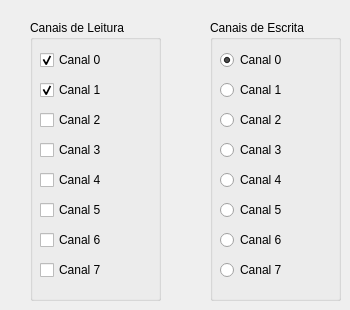
    <widget class="QWidget" name="tab_2">
     <attribute name="title">
      <string>Conectividade</string>
     </attribute>
     <widget class="QGroupBox" name="groupBox_2">
      <property name="geometry">
       <rect>
        <x>30</x>
        <y>20</y>
        <width>131</width>
        <height>281</height>
       </rect>
      </property>
      <property name="title">
       <string>Canais de Leitura</string>
      </property>
      <widget class="QCheckBox" name="checkBox">
       <property name="geometry">
        <rect>
         <x>10</x>
         <y>30</y>
         <width>86</width>
         <height>20</height>
        </rect>
       </property>
       <property name="text">
        <string>Canal 0</string>
       </property>
       <property name="checked">
        <bool>true</bool>
       </property>
      </widget>
      <widget class="QCheckBox" name="checkBox_2">
       <property name="geometry">
        <rect>
         <x>10</x>
         <y>60</y>
         <width>86</width>
         <height>20</height>
        </rect>
       </property>
       <property name="text">
        <string>Canal 1</string>
       </property>
       <property name="checked">
        <bool>true</bool>
       </property>
      </widget>
      <widget class="QCheckBox" name="checkBox_3">
       <property name="geometry">
        <rect>
         <x>10</x>
         <y>90</y>
         <width>86</width>
         <height>20</height>
        </rect>
       </property>
       <property name="text">
        <string>Canal 2</string>
       </property>
      </widget>
      <widget class="QCheckBox" name="checkBox_4">
       <property name="geometry">
        <rect>
         <x>10</x>
         <y>120</y>
         <width>86</width>
         <height>20</height>
        </rect>
       </property>
       <property name="text">
        <string>Canal 3</string>
       </property>
      </widget>
      <widget class="QCheckBox" name="checkBox_5">
       <property name="geometry">
        <rect>
         <x>10</x>
         <y>150</y>
         <width>86</width>
         <height>20</height>
        </rect>
       </property>
       <property name="text">
        <string>Canal 4</string>
       </property>
      </widget>
      <widget class="QCheckBox" name="checkBox_6">
       <property name="geometry">
        <rect>
         <x>10</x>
         <y>180</y>
         <width>86</width>
         <height>20</height>
        </rect>
       </property>
       <property name="text">
        <string>Canal 5</string>
       </property>
      </widget>
      <widget class="QCheckBox" name="checkBox_7">
       <property name="geometry">
        <rect>
         <x>10</x>
         <y>210</y>
         <width>86</width>
         <height>20</height>
        </rect>
       </property>
       <property name="text">
        <string>Canal 6</string>
       </property>
      </widget>
      <widget class="QCheckBox" name="checkBox_8">
       <property name="geometry">
        <rect>
         <x>10</x>
         <y>240</y>
         <width>86</width>
         <height>20</height>
        </rect>
       </property>
       <property name="text">
        <string>Canal 7</string>
       </property>
      </widget>
     </widget>
     <widget class="QGroupBox" name="groupBox">
      <property name="geometry">
       <rect>
        <x>210</x>
        <y>20</y>
        <width>131</width>
        <height>281</height>
       </rect>
      </property>
      <property name="title">
       <string>Canais de Escrita</string>
      </property>
      <widget class="QRadioButton" name="canal0">
       <property name="geometry">
        <rect>
         <x>10</x>
         <y>30</y>
         <width>100</width>
         <height>20</height>
        </rect>
       </property>
       <property name="text">
        <string>Canal 0</string>
       </property>
       <property name="checked">
        <bool>true</bool>
       </property>
      </widget>
      <widget class="QRadioButton" name="canal1">
       <property name="geometry">
        <rect>
         <x>10</x>
         <y>60</y>
         <width>100</width>
         <height>20</height>
        </rect>
       </property>
       <property name="text">
        <string>Canal 1</string>
       </property>
      </widget>
      <widget class="QRadioButton" name="canal6">
       <property name="geometry">
        <rect>
         <x>10</x>
         <y>210</y>
         <width>100</width>
         <height>20</height>
        </rect>
       </property>
       <property name="text">
        <string>Canal 6</string>
       </property>
      </widget>
      <widget class="QRadioButton" name="canal3">
       <property name="geometry">
        <rect>
         <x>10</x>
         <y>120</y>
         <width>100</width>
         <height>20</height>
        </rect>
       </property>
       <property name="text">
        <string>Canal 3</string>
       </property>
      </widget>
      <widget class="QRadioButton" name="canal7">
       <property name="geometry">
        <rect>
         <x>10</x>
         <y>240</y>
         <width>100</width>
         <height>20</height>
        </rect>
       </property>
       <property name="text">
        <string>Canal 7</string>
       </property>
      </widget>
      <widget class="QRadioButton" name="canal4">
       <property name="geometry">
        <rect>
         <x>10</x>
         <y>150</y>
         <width>100</width>
         <height>20</height>
        </rect>
       </property>
       <property name="text">
        <string>Canal 4</string>
       </property>
      </widget>
      <widget class="QRadioButton" name="canal2">
       <property name="geometry">
        <rect>
         <x>10</x>
         <y>90</y>
         <width>100</width>
         <height>20</height>
        </rect>
       </property>
       <property name="text">
        <string>Canal 2</string>
       </property>
      </widget>
      <widget class="QRadioButton" name="canal5">
       <property name="geometry">
        <rect>
         <x>10</x>
         <y>180</y>
         <width>100</width>
         <height>20</height>
        </rect>
       </property>
       <property name="text">
        <string>Canal 5</string>
       </property>
      </widget>
     </widget>
    </widget>
